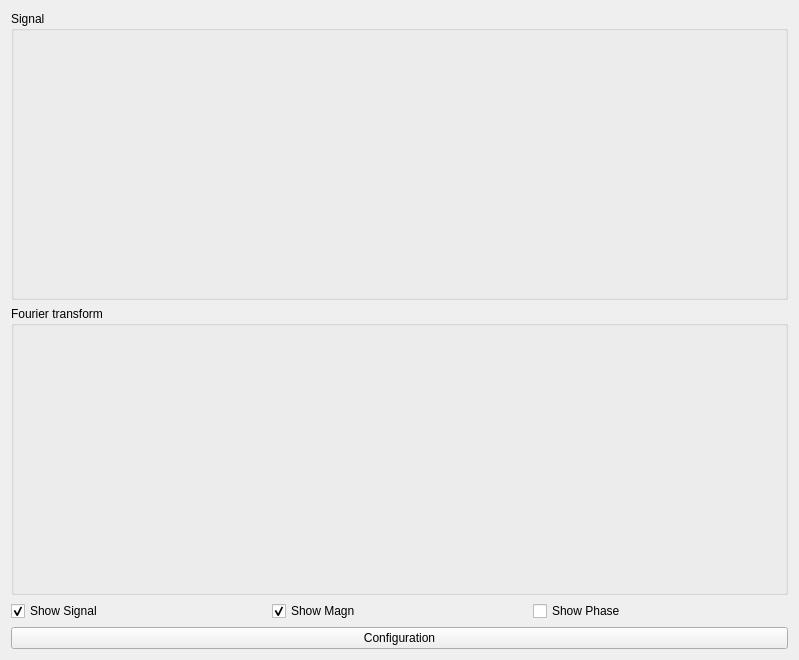
<?xml version="1.0" encoding="UTF-8"?>
<ui version="4.0">
 <class>previewPlot_Panel</class>
 <widget class="QWidget" name="previewPlot_Panel">
  <property name="geometry">
   <rect>
    <x>0</x>
    <y>0</y>
    <width>799</width>
    <height>660</height>
   </rect>
  </property>
  <property name="windowTitle">
   <string>Form</string>
  </property>
  <layout class="QVBoxLayout" name="verticalLayout_2">
   <item>
    <widget class="QGroupBox" name="signalInput_groupBox">
     <property name="sizePolicy">
      <sizepolicy hsizetype="MinimumExpanding" vsizetype="Expanding">
       <horstretch>0</horstretch>
       <verstretch>0</verstretch>
      </sizepolicy>
     </property>
     <property name="title">
      <string>Signal</string>
     </property>
     <layout class="QHBoxLayout" name="horizontalLayout_4"/>
    </widget>
   </item>
   <item>
    <widget class="QGroupBox" name="signalOutput_groupBox">
     <property name="sizePolicy">
      <sizepolicy hsizetype="MinimumExpanding" vsizetype="Expanding">
       <horstretch>0</horstretch>
       <verstretch>0</verstretch>
      </sizepolicy>
     </property>
     <property name="title">
      <string>Fourier transform</string>
     </property>
     <layout class="QHBoxLayout" name="horizontalLayout_9"/>
    </widget>
   </item>
   <item>
    <layout class="QVBoxLayout" name="verticalLayout">
     <item>
      <layout class="QHBoxLayout" name="horizontalLayout">
       <item>
        <widget class="QCheckBox" name="signal_checkBox">
         <property name="text">
          <string>Show Signal</string>
         </property>
         <property name="checked">
          <bool>true</bool>
         </property>
        </widget>
       </item>
       <item>
        <widget class="QCheckBox" name="FT_magn_checkBox">
         <property name="text">
          <string>Show Magn</string>
         </property>
         <property name="checked">
          <bool>true</bool>
         </property>
        </widget>
       </item>
       <item>
        <widget class="QCheckBox" name="FT_phase_checkBox">
         <property name="text">
          <string>Show Phase</string>
         </property>
         <property name="checked">
          <bool>false</bool>
         </property>
        </widget>
       </item>
      </layout>
     </item>
     <item>
      <widget class="QPushButton" name="configuration_button">
       <property name="text">
        <string>Configuration</string>
       </property>
      </widget>
     </item>
    </layout>
   </item>
  </layout>
 </widget>
 <resources/>
 <connections/>
</ui>
